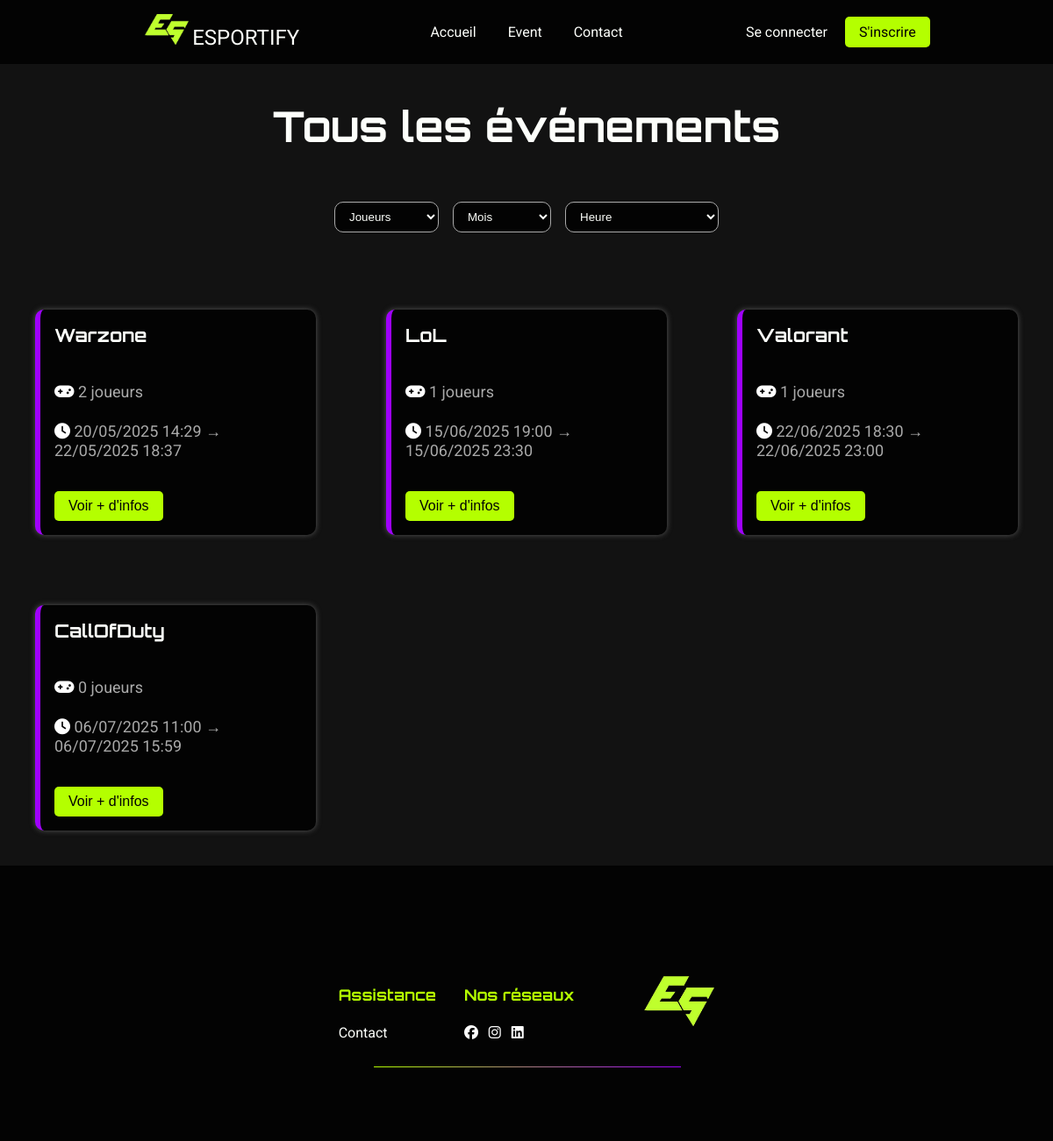
/index.php?page=event_list, run on the app's committed database.
### tables this page shows
CREATE TABLE IF NOT EXISTS `event` (
  `id` int UNSIGNED NOT NULL AUTO_INCREMENT,
  `title` varchar(255) NOT NULL,
  `description` text NOT NULL,
  `date_event` datetime NOT NULL,
  `created_at` datetime NOT NULL DEFAULT CURRENT_TIMESTAMP,
  `created_by` int UNSIGNED NOT NULL,
  `started` tinyint(1) NOT NULL DEFAULT '0',
  `date_end` datetime NOT NULL,
  `img` varchar(255) DEFAULT NULL,
  PRIMARY KEY (`id`),
  KEY `event_ibfk_1` (`created_by`)
);

### views/partials/event/event_card.php (the view, shortened to what this page needs)
<div class="event-card" data-event-id="<?= htmlspecialchars($event['id']) ?>">
    <h3><?= htmlspecialchars($event['title']) ?></h3>
    <p><i class="fa-solid fa-gamepad" style="color: #ffffff;"></i> <?= (int)$event['nb_players'] ?> joueurs</p>
    <p><i class="fa-solid fa-clock" style="color: #ffffff;"></i> <?= date('d/m/Y H:i', $eventTime) ?> → <?= date('d/m/Y H:i', $endTime) ?></p>
    <button class="view-details" data-id="<?= htmlspecialchars($event['id']) ?>">Voir + d'infos</button>
</div>

### public/index.php (shortened to what this page needs)
<?php
$page = $_GET['page'] ?? 'accueil';
switch ($page) {
    case 'event_list':
        require __DIR__ . '/../views/event/list_event_page.php';
        break;
}

### views/partials/header.php (shortened to what this page needs)
<!DOCTYPE html>
<html lang="fr">
<head>
    <link rel="stylesheet" href="/style/index.css">
    <link rel="stylesheet" href="https://cdnjs.cloudflare.com/ajax/libs/font-awesome/6.7.2/css/all.min.css" />
</head>
<body>
    <header class="header">
        <div class="logo">
            <img src="/img/logo-vide.png" alt="Logo Esportify" />
            <a href="/index.php?page=accueil">ESPORTIFY</a>
        </div>
        <nav class="nav" id="nav">
            <a href="/">Accueil</a>
            <a href="/index.php?page=event_list">Event</a>
            <a href="/index.php?page=contact">Contact</a>
        </nav>
        <div class="auth-links">
            <?php if (!isset($_SESSION['user_id'])): ?>
                <a href="/index.php?page=login">Se connecter</a>
                <a href="/index.php?page=register" class="btn btn-accent">S'inscrire</a>
            <?php else: ?>
                <a href="/index.php?controller=redirect_dashboard" class="btn btn-accent">Mon espace</a>
                <a href="/index.php?page=logout">Se déconnecter</a>
            <?php endif; ?>
        </div>
    </header>
    <div class="page-wrapper">

### views/event/list_event_page.php (shortened to what this page needs)
<?php
require_once __DIR__ . '/../../config/db.php';
include __DIR__ . '/../partials/header.php';
$stmt = $pdo->query("SELECT e.id, e.title, e.date_event, e.date_end, u.username AS organisateur,
        (SELECT COUNT(*) FROM eventparticipant ep WHERE ep.event_id = e.id) AS nb_players
        FROM event e
        JOIN validation v ON v.event_id = e.id AND v.status = 1
        JOIN user u ON e.created_by = u.id
        ORDER BY e.date_event ASC");
$events = $stmt->fetchAll();
$now = time();
?>
<section class="section-events">
    <h1>Tous les événements</h1>
    <?php include __DIR__ . '/../partials/event/event_filters.php'; ?>
    <div class="events-container">
        <?php
        foreach ($events as $event) {
            $eventTime = strtotime($event['date_event']);
            $endTime = strtotime($event['date_end']);
            if (strtotime($event['date_end']) < $now) continue;
            include __DIR__ . '/../partials/event/event_card.php';
        }
        ?>
    </div>
</section>
<?php include __DIR__ . '/../partials/footer.php'; ?>

### views/partials/event/event_filters.php (shortened to what this page needs)
<div class="filters-container">
    <select id="filter-players">
        <option value="" disabled selected hidden>Joueurs</option>
    </select>
    <select id="filter-month">
        <option value="" disabled selected hidden>Mois</option>
    </select>
    <select id="filter-hour">
        <option value="" disabled selected hidden>Heure</option>
    </select>
</div>

### views/partials/footer.php (shortened to what this page needs)
</div>
<footer class="footer">
    <div class="footer-cols">
        <div>
            <h4>Assistance</h4>
            <ul>
                <li><a href="/index.php?page=contact">Contact</a></li>
            </ul>
        </div>
        <div>
            <h4>Nos réseaux</h4>
            <div class="socials">
                <a href="https://www.facebook.com"><i class="fa-brands fa-facebook" style="color: #ffffff;"></i></a>
                <a href="https://www.instagram.com"><i class="fa-brands fa-instagram" style="color: #ffffff;"></i></a>
                <a href="https://www.linkedin.com"><i class="fa-brands fa-linkedin" style="color: #ffffff;"></i></a>
            </div>
        </div>
        </div>
        <div class="footer-logo">
            <img src="/img/logo-vide.png" alt="logo esportify">
        </div>
</footer>
</body>
</html>

### public/style/index.css (style rules this page uses)
body { font-family: "Roboto", sans-serif; background-color: #121212; color: #fdfffb; margin: 0; padding: 0; display: -webkit-box; display: -ms-flexbox; display: flex; -webkit-box-orient: vertical; -webkit-box-direction: normal; -ms-flex-direction: column; flex-direction: column; min-height: 100vh; font-size: 1rem; }
h1, h2, h3, h4 { font-family: "Orbitron", sans-serif; font-weight: 700; }
a { text-decoration: none; color: #fdfffb; }
p { font-size: 1.125rem; }
img { max-width: 100%; height: auto; }
button { cursor: pointer; }
ul, li { list-style: none; padding: 0; margin: 0; }
.page-wrapper { -webkit-box-flex: 1; -ms-flex: 1; flex: 1; }
.header { display: grid; grid-template-columns: 1fr auto 1fr; justify-items: center; -webkit-box-align: center; -ms-flex-align: center; align-items: center; padding: 1rem 2rem; position: sticky; top: 0; z-index: 10; background: #030303; }
.header .logo img { width: 50px; height: auto; }
.header .logo a { font-size: 1.5rem; color: #fdfffb; }
.header .nav a { margin: 0 1rem; }
.header .auth-links a { margin-left: 1rem; }
.header .auth-links a.btn { background: #b4ff00; color: #030303; padding: 0.5rem 1rem; border: none; border-radius: 5px; cursor: pointer; font-size: 1rem; }
.footer { padding: 2rem; background: #030303; display: -webkit-box; display: -ms-flexbox; display: flex; -webkit-box-pack: center; -ms-flex-pack: center; justify-content: center; -webkit-box-align: center; -ms-flex-align: center; align-items: center; gap: 80px; color: #fdfffb; min-height: 250px; }
.footer h4 { font-size: 1.1rem; color: #b4ff00; }
.footer .footer-cols { display: -webkit-box; display: -ms-flexbox; display: flex; gap: 2rem; position: relative; }
.footer .footer-cols::after { content: ""; display: block; width: 350px; height: 1px; position: absolute; bottom: -30px; left: 15%; background: -webkit-gradient(linear, left top, right top, from(#b4ff00), to(#a000ff)); background: linear-gradient(to right, #b4ff00, #a000ff); }
.footer .footer-logo { width: 80px; }
.footer .socials i { margin-right: 0.5rem; }
.event-card h3 { font-size: 1.2rem; margin-top: 0; }
.section-events h1 { font-size: 3rem; text-align: center; }
.section-events .events-container { display: grid; grid-template-columns: repeat(auto-fit, minmax(280px, 1fr)); gap: 2rem; padding: 1rem; }
.event-card { position: relative; background: #030303; color: #fdfffb; border-radius: 10px; padding: 1rem; margin: 1.5rem; -webkit-box-shadow: 0 0 6px #575757; box-shadow: 0 0 6px #575757; gap: 1rem; border-left: 6px solid #a000ff; display: -webkit-box; display: -ms-flexbox; display: flex; -webkit-box-orient: vertical; -webkit-box-direction: normal; -ms-flex-direction: column; flex-direction: column; }
.event-card h3 { font-size: 1.3rem; }
.event-card p { margin: 0.25rem 0; color: #aaaaaa; }
.event-card .view-details { background: #b4ff00; color: #030303; padding: 0.5rem 1rem; border: none; border-radius: 5px; cursor: pointer; font-size: 1rem; display: inline-block; margin-top: 1rem; width: auto; -ms-flex-item-align: start; align-self: flex-start; }
.filters-container { display: -webkit-box; display: -ms-flexbox; display: flex; -ms-flex-wrap: wrap; flex-wrap: wrap; gap: 1rem; -webkit-box-pack: center; -ms-flex-pack: center; justify-content: center; -webkit-box-align: center; -ms-flex-align: center; align-items: center; margin-bottom: 2rem; padding: 1rem; }
.filters-container select { padding: 0.5rem 0.75rem; background: #030303; color: #fdfffb; border: 1px solid #aaaaaa; border-radius: 10px; }

### data on the page
event: title "Warzone", nb_players "2", date_event "20/05/2025 14:29", date_end "22/05/2025 18:37"
event: title "LoL", nb_players "1", date_event "15/06/2025 19:00", date_end "15/06/2025 23:30"
event: title "Valorant", nb_players "1", date_event "22/06/2025 18:30", date_end "22/06/2025 23:00"
event: title "CallOfDuty", nb_players "0", date_event "06/07/2025 11:00", date_end "06/07/2025 15:59"
